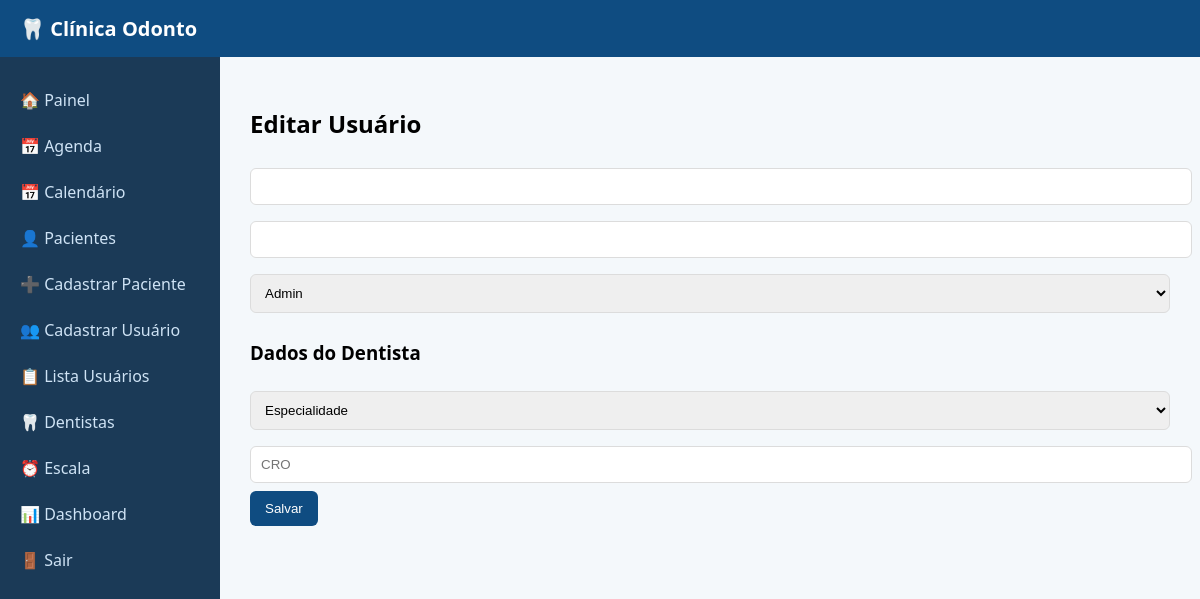
The page /usuarios/editar/2 (signed in) on the database as committed earlier.
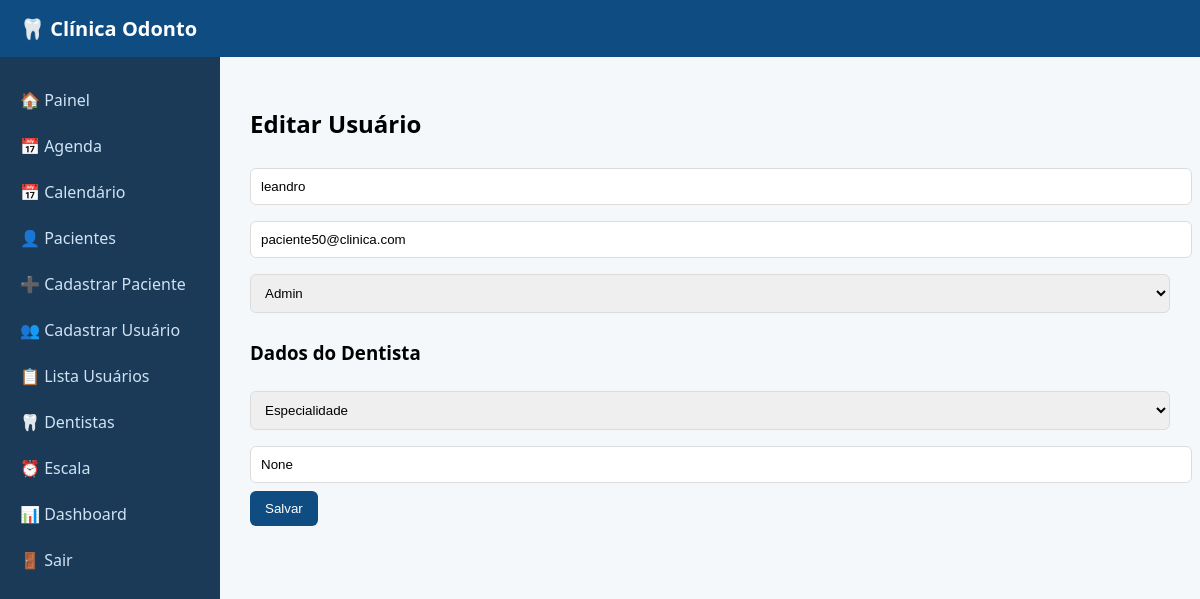
The same page on the database as committed later.
### tables this page shows
CREATE TABLE usuarios (
            id INTEGER PRIMARY KEY AUTOINCREMENT,
            nome TEXT,
            email TEXT UNIQUE,
            senha TEXT,
            tipo TEXT,
            especialidade TEXT,
            cro TEXT
        );

### routes/auth.py (the view)
@auth.route('/usuarios/editar/<int:id>')
@tipo_required(['master'])
def editar_usuario(id):
    conn = get_db_connection()
    cur = conn.cursor()
    cur.execute(f'SELECT * FROM usuarios WHERE id = {p()}', (id,))
    row = cur.fetchone()
    usuario = row_as_dict(row, cur) if is_postgres() else row
    conn.close()
    return render_template('editar_usuario.html', usuario=usuario)

### db.py (called while the page is built)
def get_db_connection():
    if DATABASE_URL:
        import psycopg2
        import psycopg2.extras
        conn = psycopg2.connect(DATABASE_URL)
        conn.autocommit = False
        return conn
    else:
        conn = sqlite3.connect('database.db')
        conn.row_factory = sqlite3.Row
        return conn

def is_postgres():
    return bool(DATABASE_URL)

### routes/auth.py (called while the page is built)
def p():
    return '%s' if is_postgres() else '?'

### routes/utils.py (called while the page is built)
def tipo_required(tipos_permitidos):
    def decorator(func):
        @wraps(func)
        def wrapper(*args, **kwargs):
            if 'usuario_tipo' not in session:
                return redirect('/login')
            if session['usuario_tipo'] not in tipos_permitidos:
                return "<h1>Acesso negado</h1>"
            return func(*args, **kwargs)
        return wrapper
    return decorator

### templates/editar_usuario.html (shortened to what this page needs)
{% extends "base.html" %}
{% block content %}
<h2>Editar Usuário</h2>
<form method="POST" action="/usuarios/atualizar/{{ usuario.id }}">
    <input name="nome" value="{{ usuario.nome }}" required>
    <input name="email" value="{{ usuario.email }}" required>
    <select name="tipo">
        <option value="admin" {% if usuario.tipo == 'admin' %}selected{% endif %}>Admin</option>
    </select>
    <h3>Dados do Dentista</h3>
    <select name="especialidade">
        <option value="">Especialidade</option>
    </select>
    <input name="cro" value="{{ usuario.cro }}" placeholder="CRO">
    <button type="submit">Salvar</button>
</form>
{% endblock %}

Rows that differ between the two databases and show on the page:
added usuarios: nome "leandro", email "paciente50@clinica.com"
Other text that changed with them:
form field cro: (not shown) → "None"
